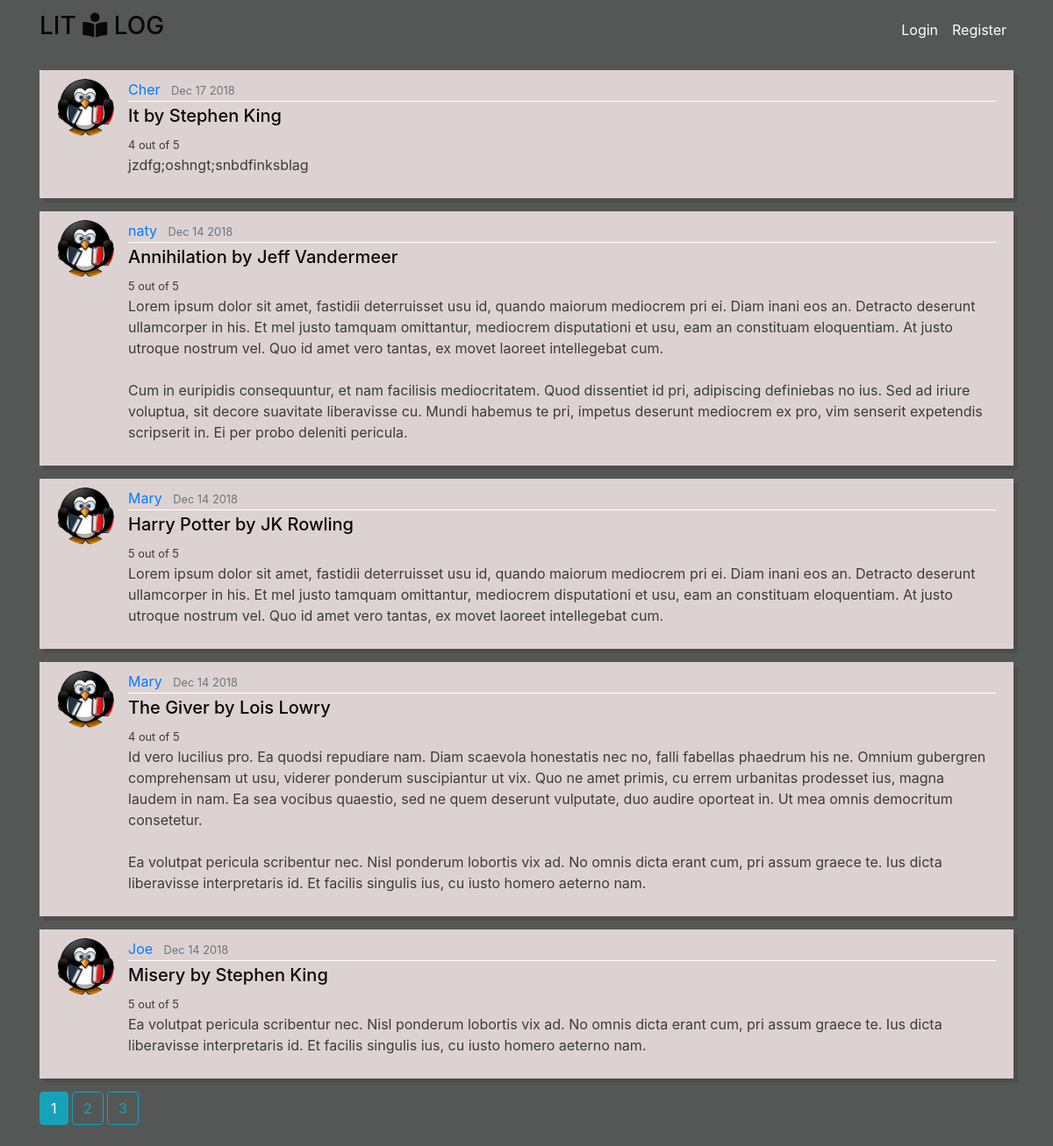
Page /home on the earlier database version.
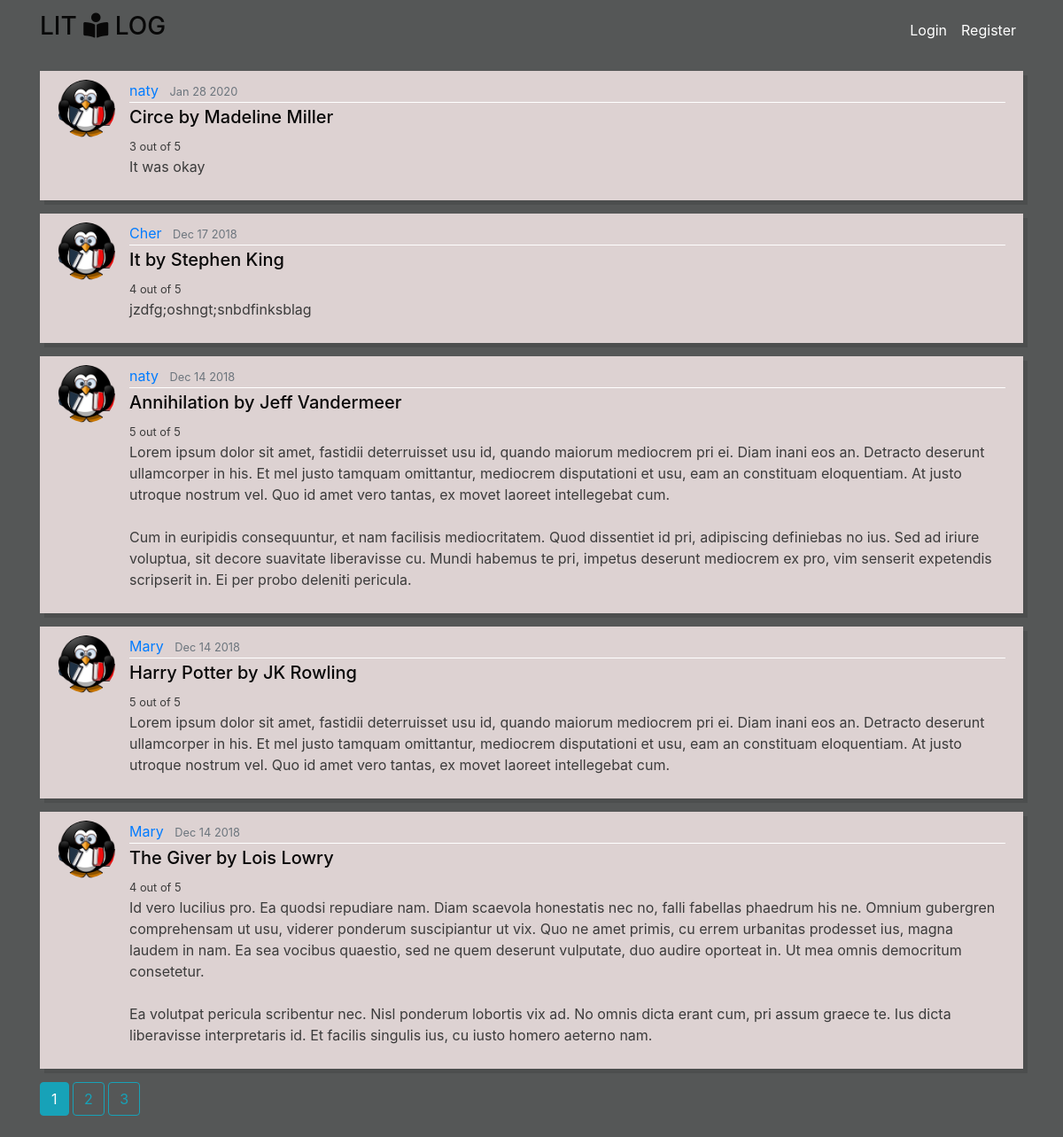
Same page on the later database version.
### litlog/models.py (models this page shows, shortened)
class Book(db.Model):
    id = db.Column(db.Integer, primary_key=True)
    title = db.Column(db.String(100), nullable=False)
    author = db.Column(db.String(100), nullable=False)
    date_posted = db.Column(db.DateTime, nullable=False, default=datetime.utcnow)
    rating = db.Column(db.Integer, nullable=False)
    content = db.Column(db.Text, nullable=False)
    user_id = db.Column(db.Integer, db.ForeignKey('user.id'), nullable=False)

class User(db.Model, UserMixin):
	id = db.Column(db.Integer, primary_key=True)
	username = db.Column(db.String(20), unique=True, nullable=False)
	first = db.Column(db.String(35), nullable=False)
	last = db.Column(db.String(35), nullable=False)
	email = db.Column(db.String(20), unique=True, nullable=False)
	image_file = db.Column(db.String(20), nullable=False, default='default.png')
	password = db.Column(db.String(20), nullable=False)
	reviews = db.relationship('Book', backref='writer', cascade="all,delete", lazy=True)

### litlog/routes.py (the view)
@app.route("/")
@app.route("/home")
def home():
    page = request.args.get('page', 1, type=int)
    books = Book.query.order_by(Book.date_posted.desc()).paginate(page=page, per_page=5)
    return render_template('home.html', title='Home', books=books)

### litlog/templates/home.html
{% extends "layout.html" %}
{% block content%}
	{% for book in books.items %}
		<article class="media content-section">
			<img class="rounded-circle article-img" src="{{ url_for('static', filename='pics/' + book.writer.image_file) }}">
		  <div class="media-body">
		    <div class="article-metadata">
		      <a class="mr-2" href="{{ url_for('user_reviews', username=book.writer.username) }}">{{ book.writer.username }}</a>
		      <small class="text-muted">{{ book.date_posted.strftime('%b %d %Y') }}</small>
		    </div>
		    <a href="{{ url_for('review', review_id=book.id) }}"><h5>{{ book.title }} by {{ book.author }}</h5></a>
		    <small class="article-content">{{ book.rating }} out of 5</small>
		    <p class="article-content">{{ book.content }}</p>
		  </div>
		</article>
	{% endfor %}
	{% for page_num in books.iter_pages(left_edge=1, right_edge=1, left_current=2, right_current=2) %}
		{% if page_num %}
			{% if books.page == page_num %}
				<a class="btn btn-info mb-4" href="{{ url_for('home', page=page_num) }}">{{ page_num }}</a>
			{% else %}
				<a class="btn btn-outline-info mb-4" href="{{ url_for('home', page=page_num) }}">{{ page_num }}</a>
			{% endif %}
		{% else %}
			...
		{% endif %}
	{% endfor %}
{% endblock content %}

### litlog/templates/layout.html (shortened to what this page needs)
<!DOCTYPE html>
<html lang="en">
<head>
    <link rel="stylesheet" href="https://maxcdn.bootstrapcdn.com/bootstrap/4.0.0/css/bootstrap.min.css">
    <link rel="stylesheet" type="text/css" href="{{ url_for('static', filename='style.css') }}">
    <link rel="stylesheet" href="https://use.fontawesome.com/releases/v5.5.0/css/all.css">
</head>
<body>
<header class="site-header">
  <nav class="navbar navbar-expand-md navbar-dark bg-steel fixed-top">
    <div class="container">
      <a class="navbar-brand mr-10" href="{{ url_for('home') }}"><h3>LIT <span class="fas fa-book-reader"></span> LOG</h3></a>
        <div class="navbar-nav">
          {% if current_user.is_authenticated %}
          <a class="nav-item nav-link" href="{{ url_for('profile') }}">{{ current_user.username }}</a>
          <a class="nav-item nav-link" href="{{ url_for('new_review') }}">Add Book</a>
          <a class="nav-item nav-link" href="{{ url_for('logout') }}">Logout</a>
          {% else %}
          <a class="nav-item nav-link" href="{{ url_for('login') }}">Login</a>
          <a class="nav-item nav-link" href="{{ url_for('register') }}">Register</a>
          {% endif %}
        </div>
      </div>
  </nav>
</header>
<main role="main" class="container">
  <div>
      {% block content %}{% endblock %}
  </div>
</main>
</body>
</html>

### litlog/static/style.css (style rules this page uses)
body { background: #555757; color: #3b3b3b; margin-top: 5em; }
h1, h2, h3, h4, h5, h6 { color: #080808; }
.bg-steel { background-color: #555757; }
.site-header .navbar-nav .nav-link { color: #ffffff; }
.content-section { background: #ddd2d2; padding: 10px 20px; margin-bottom: 15px; box-shadow: 5px 5px rgba(0, 0, 0, 0.1); }
.article-content { white-space: pre-line; }
.article-img { height: 65px; width: 65px; margin-right: 16px; }
.article-metadata { padding-bottom: 1px; margin-bottom: 4px; border-bottom: 1px solid white; }

Differences in the rows shown:
no longer on this page (row unchanged): Book: image_file (placeholder picture), writer.username "Joe", date_posted "Dec 14 2018", title "Misery", author "Stephen King", rating "5", content "Ea volutpat pericula scribentur nec. Nisl ponderum lobortis vix ad. No omnis dicta erant cum, pri assum graece te. Ius dicta liberavisse interpretaris id. Et facilis singulis ius, cu iusto homero aeterno nam."
added Book: image_file (placeholder picture), writer.username "naty", date_posted "Jan 28 2020", title "Circe", author "Madeline Miller", rating "3", content "It was okay"
